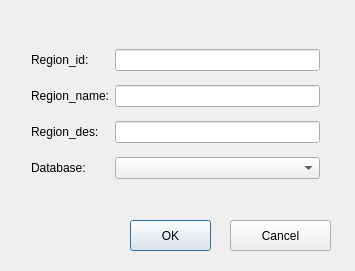
<?xml version="1.0" encoding="UTF-8"?>
<ui version="4.0">
 <class>CAddRegionDlg</class>
 <widget class="QDialog" name="CAddRegionDlg">
  <property name="geometry">
   <rect>
    <x>0</x>
    <y>0</y>
    <width>355</width>
    <height>271</height>
   </rect>
  </property>
  <property name="windowTitle">
   <string>AddRegion</string>
  </property>
  <widget class="QWidget" name="gridLayoutWidget">
   <property name="geometry">
    <rect>
     <x>20</x>
     <y>30</y>
     <width>311</width>
     <height>171</height>
    </rect>
   </property>
   <layout class="QGridLayout" name="gridLayout">
    <item row="0" column="0">
     <widget class="QLabel" name="label">
      <property name="text">
       <string>Region_id:</string>
      </property>
     </widget>
    </item>
    <item row="0" column="1">
     <widget class="QLineEdit" name="lineEdit_regionId"/>
    </item>
    <item row="1" column="0">
     <widget class="QLabel" name="label_2">
      <property name="text">
       <string>Region_name:</string>
      </property>
     </widget>
    </item>
    <item row="1" column="1">
     <widget class="QLineEdit" name="lineEdit_regionName"/>
    </item>
    <item row="2" column="0">
     <widget class="QLabel" name="label_3">
      <property name="text">
       <string>Region_des:</string>
      </property>
     </widget>
    </item>
    <item row="2" column="1">
     <widget class="QLineEdit" name="lineEdit_regionDes"/>
    </item>
    <item row="3" column="0">
     <widget class="QLabel" name="label_4">
      <property name="text">
       <string>Database:</string>
      </property>
     </widget>
    </item>
    <item row="3" column="1">
     <widget class="QComboBox" name="comboBox_RegionDb"/>
    </item>
   </layout>
  </widget>
  <widget class="QPushButton" name="pushButton">
   <property name="geometry">
    <rect>
     <x>130</x>
     <y>220</y>
     <width>81</width>
     <height>31</height>
    </rect>
   </property>
   <property name="text">
    <string>OK</string>
   </property>
  </widget>
  <widget class="QPushButton" name="pushButton_2">
   <property name="geometry">
    <rect>
     <x>230</x>
     <y>220</y>
     <width>101</width>
     <height>31</height>
    </rect>
   </property>
   <property name="text">
    <string>Cancel</string>
   </property>
  </widget>
 </widget>
 <layoutdefault spacing="6" margin="11"/>
 <resources/>
 <connections/>
</ui>
